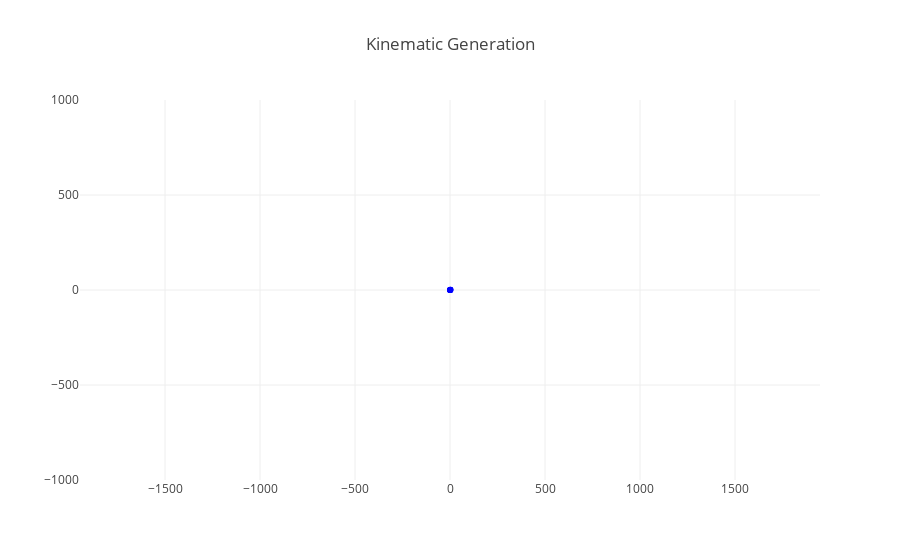

Write notebook code for a chart like this one.
### Markdown cell above
# Launching

### Code cell
def build_coords(mols):
    ''' function that generates molecule coordinates for plots
    '''
    dictionary = {
        'x': [m.r.x for m in mols],
        'y': [m.r.y for m in mols]
    }
    return dictionary

r = lambda : (np.random.random() - 1) * 10
launch = True


if launch == True:
    env = Environment(1000, 1000)
    mols = [
        Atom(0.1, [0.5,0], [9,9], [r(),r()]),
        Atom(0.1, [0,0.3], [-19,1], [r(),r()]),
        Atom(0.1, [1,1], [-1,-19], [r(),r()]),
        Atom(0.1, [0.5,0.5], [19.5,1], [r(),r()]),
        Atom(0.1, [1,0.3], [-1,19], [r(),r()]),
        Atom(0.1, [3,1], [-19,-1], [r(),r()]),
    ]
    md = MolecularDynamics(env, dt=1, mols=mols, mode='kinematics')
    # [(md.plot(), md.leapfrog(1), md.leapfrog(2)) for i in range(12)]

    mols_x = [m.r.x for m in md.mols]
    mols_y = [m.r.y for m in md.mols]

    data=[dict(x=mols_x, y=mols_y, 
               mode='markers', 
               line=dict(width=2, color='blue')
              ),
        ]

    layout=dict(xaxis=dict(range=[-env.width, env.width], autorange=False, zeroline=False),
                yaxis=dict(range=[-env.hight, env.hight], autorange=False, zeroline=False, scaleanchor="x", scaleratio=1),
                title='Kinematic Generation',
                hovermode='closest',
               )

    
    frames=[dict(
        data=[
            {
                **(lambda mols: {'x': [m.r.x for m in mols], 'y': [m.r.y for m in mols]})(md.leapfrogs()),
                'mode': 'markers',
                'marker': dict(color='red', size=10)
            }]) for k in range(100)] 
    

    figure=dict(data=data, layout=layout, frames=frames)          
    iplot(figure, 'basic')

Atom.count

### Figure 1 — Plotly figure (JSON) as saved in the notebook; plotly's stock layout.template omitted (floating-point values rounded to 4 significant figures)
{"data": [{"line": {"color": "blue", "width": 2}, "mode": "markers", "type": "scatter", "uid": "c0ef4f8b-bb99-4223-b01a-ac890520c363", "x": [0.5, 0, 1, 0.5, 1, 3], "y": [0, 0.3, 1, 0.5, 0.3, 1]}], "layout": {"hovermode": "closest", "title": {"text": "Kinematic Generation"}, "xaxis": {"autorange": false, "range": [-1000, 1000], "zeroline": false}, "yaxis": {"autorange": false, "range": [-1000, 1000], "scaleanchor": "x", "scaleratio": 1, "zeroline": false}}}
